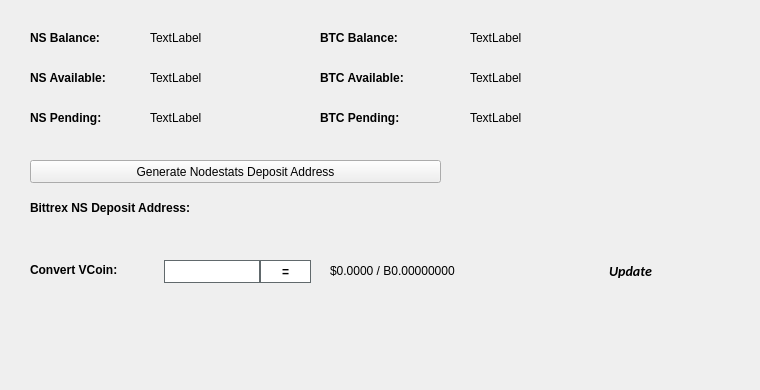
   <widget class="QWidget" name="BalanceTab">
    <attribute name="title">
     <string>Balance</string>
    </attribute>
    <widget class="QLabel" name="BitcoinBalanceLabel">
     <property name="geometry">
      <rect>
       <x>470</x>
       <y>30</y>
       <width>150</width>
       <height>16</height>
      </rect>
     </property>
     <property name="text">
      <string>TextLabel</string>
     </property>
    </widget>
    <widget class="QLabel" name="NSBalanceLabel">
     <property name="geometry">
      <rect>
       <x>150</x>
       <y>30</y>
       <width>150</width>
       <height>16</height>
      </rect>
     </property>
     <property name="text">
      <string>TextLabel</string>
     </property>
    </widget>
    <widget class="QLabel" name="label_11">
     <property name="geometry">
      <rect>
       <x>30</x>
       <y>30</y>
       <width>101</width>
       <height>16</height>
      </rect>
     </property>
     <property name="font">
      <font>
       <weight>75</weight>
       <bold>true</bold>
      </font>
     </property>
     <property name="text">
      <string>NS Balance:</string>
     </property>
    </widget>
    <widget class="QLabel" name="label_12">
     <property name="geometry">
      <rect>
       <x>320</x>
       <y>30</y>
       <width>101</width>
       <height>16</height>
      </rect>
     </property>
     <property name="font">
      <font>
       <weight>75</weight>
       <bold>true</bold>
      </font>
     </property>
     <property name="text">
      <string>BTC Balance:</string>
     </property>
    </widget>
    <widget class="QLabel" name="NSAvailableLabel_2">
     <property name="geometry">
      <rect>
       <x>150</x>
       <y>70</y>
       <width>150</width>
       <height>16</height>
      </rect>
     </property>
     <property name="text">
      <string>TextLabel</string>
     </property>
    </widget>
    <widget class="QLabel" name="label_13">
     <property name="geometry">
      <rect>
       <x>30</x>
       <y>70</y>
       <width>111</width>
       <height>16</height>
      </rect>
     </property>
     <property name="font">
      <font>
       <weight>75</weight>
       <bold>true</bold>
      </font>
     </property>
     <property name="text">
      <string>NS Available:</string>
     </property>
    </widget>
    <widget class="QLabel" name="label_14">
     <property name="geometry">
      <rect>
       <x>30</x>
       <y>110</y>
       <width>101</width>
       <height>16</height>
      </rect>
     </property>
     <property name="font">
      <font>
       <weight>75</weight>
       <bold>true</bold>
      </font>
     </property>
     <property name="text">
      <string>NS Pending:</string>
     </property>
    </widget>
    <widget class="QLabel" name="NSPendingLabel">
     <property name="geometry">
      <rect>
       <x>150</x>
       <y>110</y>
       <width>150</width>
       <height>16</height>
      </rect>
     </property>
     <property name="text">
      <string>TextLabel</string>
     </property>
    </widget>
    <widget class="QLabel" name="label_15">
     <property name="geometry">
      <rect>
       <x>320</x>
       <y>70</y>
       <width>111</width>
       <height>16</height>
      </rect>
     </property>
     <property name="font">
      <font>
       <weight>75</weight>
       <bold>true</bold>
      </font>
     </property>
     <property name="text">
      <string>BTC Available:</string>
     </property>
    </widget>
    <widget class="QLabel" name="BitcoinAvailableLabel">
     <property name="geometry">
      <rect>
       <x>470</x>
       <y>70</y>
       <width>150</width>
       <height>16</height>
      </rect>
     </property>
     <property name="text">
      <string>TextLabel</string>
     </property>
    </widget>
    <widget class="QLabel" name="label_31">
     <property name="geometry">
      <rect>
       <x>320</x>
       <y>110</y>
       <width>111</width>
       <height>16</height>
      </rect>
     </property>
     <property name="font">
      <font>
       <weight>75</weight>
       <bold>true</bold>
      </font>
     </property>
     <property name="text">
      <string>BTC Pending:</string>
     </property>
    </widget>
    <widget class="QLabel" name="BitcoinPendingLabel">
     <property name="geometry">
      <rect>
       <x>470</x>
       <y>110</y>
       <width>150</width>
       <height>16</height>
      </rect>
     </property>
     <property name="text">
      <string>TextLabel</string>
     </property>
    </widget>
    <widget class="QLabel" name="label_33">
     <property name="geometry">
      <rect>
       <x>30</x>
       <y>200</y>
       <width>221</width>
       <height>16</height>
      </rect>
     </property>
     <property name="font">
      <font>
       <weight>75</weight>
       <bold>true</bold>
      </font>
     </property>
     <property name="text">
      <string>Bittrex NS Deposit Address:</string>
     </property>
    </widget>
    <widget class="QPushButton" name="GenDepositBTN">
     <property name="geometry">
      <rect>
       <x>30</x>
       <y>160</y>
       <width>411</width>
       <height>23</height>
      </rect>
     </property>
     <property name="text">
      <string>Generate Nodestats Deposit Address</string>
     </property>
     <property name="icon">
      <iconset resource="../nodestats.qrc">
       <normaloff>:/icons/bitcoin</normaloff>:/icons/bitcoin</iconset>
     </property>
    </widget>
    <widget class="QLabel" name="DepositAddressLabel">
     <property name="geometry">
      <rect>
       <x>200</x>
       <y>200</y>
       <width>261</width>
       <height>16</height>
      </rect>
     </property>
     <property name="palette">
      <palette>
       <active>
        <colorrole role="WindowText">
         <brush brushstyle="SolidPattern">
          <color alpha="255">
           <red>0</red>
           <green>0</green>
           <blue>0</blue>
          </color>
         </brush>
        </colorrole>
        <colorrole role="Text">
         <brush brushstyle="SolidPattern">
          <color alpha="255">
           <red>0</red>
           <green>0</green>
           <blue>255</blue>
          </color>
         </brush>
        </colorrole>
       </active>
       <inactive>
        <colorrole role="WindowText">
         <brush brushstyle="SolidPattern">
          <color alpha="255">
           <red>0</red>
           <green>0</green>
           <blue>0</blue>
          </color>
         </brush>
        </colorrole>
        <colorrole role="Text">
         <brush brushstyle="SolidPattern">
          <color alpha="255">
           <red>0</red>
           <green>0</green>
           <blue>255</blue>
          </color>
         </brush>
        </colorrole>
       </inactive>
       <disabled>
        <colorrole role="WindowText">
         <brush brushstyle="SolidPattern">
          <color alpha="255">
           <red>120</red>
           <green>120</green>
           <blue>120</blue>
          </color>
         </brush>
        </colorrole>
        <colorrole role="Text">
         <brush brushstyle="SolidPattern">
          <color alpha="255">
           <red>120</red>
           <green>120</green>
           <blue>120</blue>
          </color>
         </brush>
        </colorrole>
       </disabled>
      </palette>
     </property>
     <property name="font">
      <font>
       <weight>75</weight>
       <bold>true</bold>
      </font>
     </property>
     <property name="text">
      <string/>
     </property>
     <property name="alignment">
      <set>Qt::AlignRight|Qt::AlignTrailing|Qt::AlignVCenter</set>
     </property>
     <property name="textInteractionFlags">
      <set>Qt::LinksAccessibleByMouse|Qt::TextSelectableByKeyboard|Qt::TextSelectableByMouse</set>
     </property>
    </widget>
    <widget class="QLabel" name="label_8">
     <property name="geometry">
      <rect>
       <x>460</x>
       <y>300</y>
       <width>281</width>
       <height>81</height>
      </rect>
     </property>
     <property name="text">
      <string/>
     </property>
     <property name="pixmap">
      <pixmap>:/images/bittrex</pixmap>
     </property>
    </widget>
    <widget class="QWidget" name="widgetConversion" native="true">
     <property name="geometry">
      <rect>
       <x>0</x>
       <y>250</y>
       <width>751</width>
       <height>43</height>
      </rect>
     </property>
     <property name="minimumSize">
      <size>
       <width>0</width>
       <height>43</height>
      </size>
     </property>
     <property name="styleSheet">
      <string notr="true"/>
     </property>
     <widget class="QPushButton" name="btnUpdateMarketData">
      <property name="geometry">
       <rect>
        <x>575</x>
        <y>0</y>
        <width>111</width>
        <height>41</height>
       </rect>
      </property>
      <property name="sizePolicy">
       <sizepolicy hsizetype="Expanding" vsizetype="Expanding">
        <horstretch>0</horstretch>
        <verstretch>0</verstretch>
       </sizepolicy>
      </property>
      <property name="font">
       <font>
        <family>calibri</family>
        <pointsize>-1</pointsize>
        <weight>75</weight>
        <italic>true</italic>
        <bold>true</bold>
       </font>
      </property>
      <property name="styleSheet">
       <string notr="true">margin:0px;text-align:center;padding:2px;border-radius:3px;font-style:italic;width:100px;font-size:14px;font-family:calibri;font-weight:600;</string>
      </property>
      <property name="text">
       <string>Update</string>
      </property>
      <property name="iconSize">
       <size>
        <width>150</width>
        <height>35</height>
       </size>
      </property>
      <property name="autoDefault">
       <bool>true</bool>
      </property>
      <property name="default">
       <bool>true</bool>
      </property>
     </widget>
     <widget class="QLabel" name="lblConvertVCoin">
      <property name="geometry">
       <rect>
        <x>30</x>
        <y>10</y>
        <width>131</width>
        <height>20</height>
       </rect>
      </property>
      <property name="styleSheet">
       <string notr="true"/>
      </property>
      <property name="text">
       <string>&lt;html&gt;&lt;head/&gt;&lt;body&gt;&lt;p&gt;&lt;span style=&quot; font-weight:600;&quot;&gt;Convert VCoin:&lt;/span&gt;&lt;/p&gt;&lt;/body&gt;&lt;/html&gt;</string>
      </property>
     </widget>
     <widget class="QLineEdit" name="txtConvertVCoinQty">
      <property name="geometry">
       <rect>
        <x>160</x>
        <y>10</y>
        <width>100</width>
        <height>23</height>
       </rect>
      </property>
      <property name="minimumSize">
       <size>
        <width>100</width>
        <height>23</height>
       </size>
      </property>
      <property name="maximumSize">
       <size>
        <width>100</width>
        <height>16777215</height>
       </size>
      </property>
      <property name="styleSheet">
       <string notr="true">border: 1px solid #61696c;margin-left:4px;</string>
      </property>
     </widget>
     <widget class="QPushButton" name="btnConvertNodestats">
      <property name="geometry">
       <rect>
        <x>260</x>
        <y>10</y>
        <width>51</width>
        <height>23</height>
       </rect>
      </property>
      <property name="minimumSize">
       <size>
        <width>0</width>
        <height>23</height>
       </size>
      </property>
      <property name="styleSheet">
       <string notr="true">border:1px solid #61696c;background:white;font-weight:600;</string>
      </property>
      <property name="text">
       <string>=</string>
      </property>
     </widget>
     <widget class="QLabel" name="lblConvertVCoinResults">
      <property name="geometry">
       <rect>
        <x>330</x>
        <y>0</y>
        <width>201</width>
        <height>41</height>
       </rect>
      </property>
      <property name="styleSheet">
       <string notr="true"/>
      </property>
      <property name="text">
       <string>$0.0000 / B0.00000000</string>
      </property>
     </widget>
     <widget class="QLabel" name="iconOverviewUpdateWait">
      <property name="geometry">
       <rect>
        <x>670</x>
        <y>10</y>
        <width>24</width>
        <height>24</height>
       </rect>
      </property>
      <property name="text">
       <string/>
      </property>
      <property name="pixmap">
       <pixmap resource="../nodestats.qrc">:/icons/transaction_1</pixmap>
      </property>
      <property name="scaledContents">
       <bool>true</bool>
      </property>
      <property name="alignment">
       <set>Qt::AlignCenter</set>
      </property>
     </widget>
    </widget>
   </widget>
